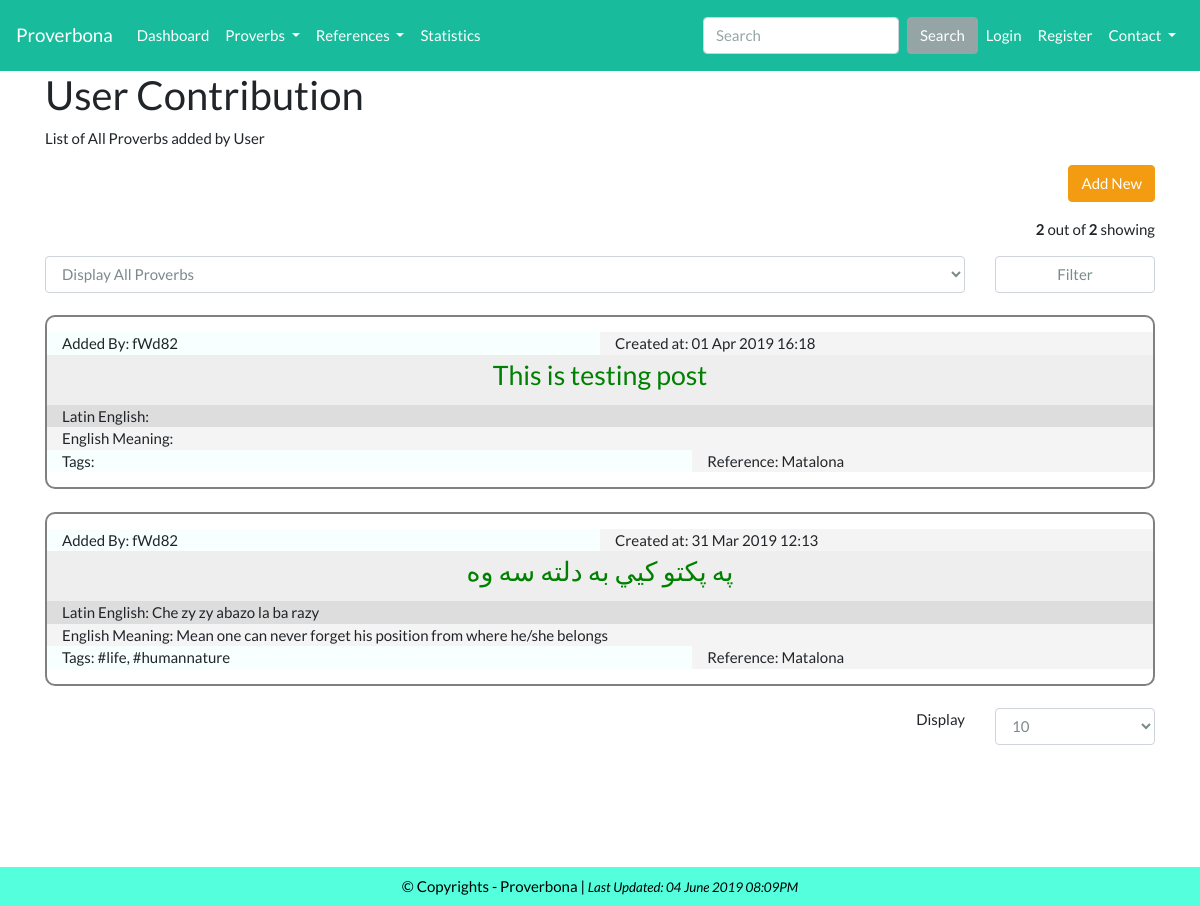
Before: /user/contribution/fWd82 with the older database file.
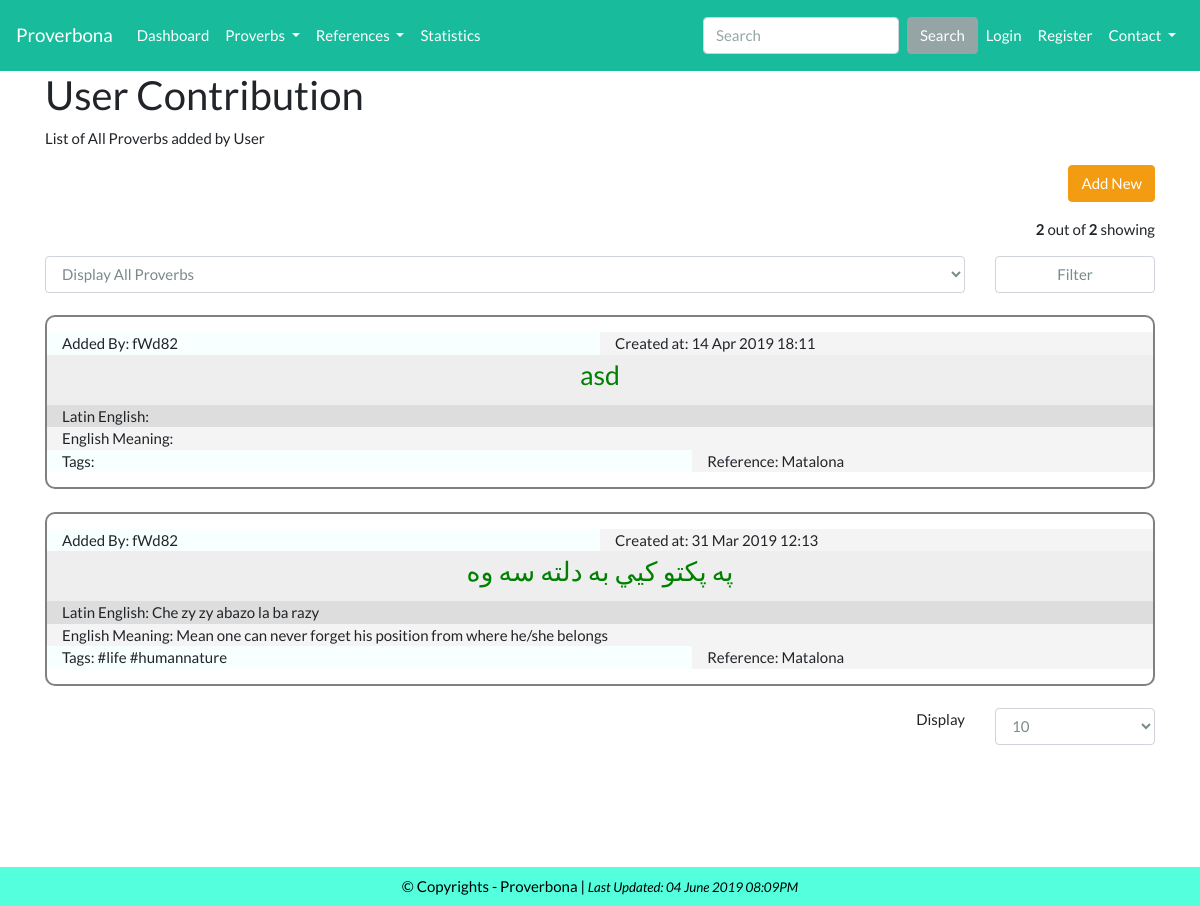
After: the same page with the newer database file.
### tables this page shows
CREATE TABLE `table_proverb` (
  `proverb_id` int(11) NOT NULL,
  `proverb_lang` int(11) DEFAULT NULL,
  `proverb_statement` text NOT NULL,
  `proverb_latin_eng` text,
  `proverb_introduction` text,
  `proverb_eng_meaning` text,
  `proverb_history` text,
  `proverb_reference` int(11) NOT NULL,
  `proverb_tags` varchar(45) DEFAULT NULL,
  `proverb_addedby` int(11) DEFAULT NULL,
  `proverb_contributors` varchar(45) DEFAULT NULL,
  `proverb_timestamp` timestamp NULL DEFAULT CURRENT_TIMESTAMP
);

CREATE TABLE `table_user` (
  `user_id` int(11) NOT NULL,
  `user_fullname` varchar(45) DEFAULT NULL,
  `user_email` varchar(45) NOT NULL,
  `user_name` varchar(45) NOT NULL,
  `user_password` varchar(45) DEFAULT NULL,
  `user_nativelang` int(11) DEFAULT NULL,
  `user_otherlang` text,
  `user_country` varchar(45) DEFAULT NULL,
  `user_address` varchar(45) DEFAULT NULL,
  `user_department` varchar(45) DEFAULT NULL,
  `user_bio` text,
  `user_timestamp` timestamp NULL DEFAULT CURRENT_TIMESTAMP
);

CREATE TABLE `table_reference` (
  `reference_id` int(11) NOT NULL,
  `reference_title` text,
  `reference_category` varchar(45) DEFAULT NULL,
  `reference_author` varchar(45) DEFAULT NULL,
  `reference_introduction` varchar(45) DEFAULT NULL,
  `reference_published_year` varchar(45) DEFAULT NULL,
  `reference_img_path` varchar(45) DEFAULT NULL,
  `reference_timestamp` timestamp NULL DEFAULT CURRENT_TIMESTAMP
);

### application/controllers/User.php (called while the page is built, shortened)
<?php
class User extends CI_Controller{
    public function contribution($user_name){
                $this->load->library('pagination');
                $config['per_page']         = 10;
            $all_proverbs = $this->User_model->user_contribution_proverb_added($config['per_page'], $this->uri->segment(3), $user_name);
            $total_all_proverbs = $this->Statistics_model->total_no_of_proverbs_added_by_user($user_name);
            $this->load->view('public/user_contribution', ['all_proverb1'=>$all_proverbs, 'total_all_proverbs'=>$total_all_proverbs]);
    }
    function __construct() {
        $this->load->model('User_model');
        $this->load->model('Proverbs_model');
        $this->load->model('Statistics_model');
    }
}

### index.php (called while the page is built, shortened)
<?php
require_once BASEPATH.'core/CodeIgniter.php';

### application/models/User_model.php (called while the page is built, shortened)
<?php
class User_model extends CI_Model{
    public function user_contribution_proverb_added($limit, $offset, $user_name){
        $query = $this->db
                            ->select(['proverb_id','proverb_statement', 'proverb_tags', 'proverb_latin_eng', 'proverb_eng_meaning', 'table_reference.reference_title', 'table_user.user_name', 'proverb_timestamp'])
                            ->from('table_proverb')
                            ->where('table_user.user_name', $user_name)
                            ->order_by('proverb_timestamp', 'DESC')
                            ->join('table_user', 'table_proverb.proverb_addedby = table_user.user_id')
                            ->join('table_reference', 'table_proverb.proverb_reference = table_reference.reference_id')
                            ->limit($limit, $offset)
                            ->get();
        return $query->result();
    }
}

### application/views/public/user_contribution.php (the view, shortened to what the changed rows need)
<?php
if ($this->session->userdata('login_id')) {
    include(__DIR__ . '../../admin/admin_header.php');
}else{include('public_header.php');}
?>
<div class="container">
    <h2>User Contribution</h2>
<br>
    <?php if (count($all_proverb1)):?>
        <?php foreach ($all_proverb1 as $all_proverbss): ?>
            <div class="smthing">
                <div class="row">
                    <div class="col col-lg-6" style="background:rgb(248, 255, 255)">Added By:  <?= $all_proverbss->user_name; ?> </div>
                    <div class="col col-lg-6" style="background:rgb(245, 244, 244)">Created at: <?= date('d M Y H:i', strtotime($all_proverbss->proverb_timestamp)); ?></div>
                </div>
                <div class="row">
                    <div class="col col-12" style="background:#eee; height: 50px; text-align: center; font-size: 20pt"> <?= anchor(base_url('proverb/proverb_detail') . "/{$all_proverbss->proverb_id}", $all_proverbss->proverb_statement); ?> </div>
                </div>
                <div class="row">
                    <div class="col col-lg-12" style="background:rgb(221, 221, 221)">Latin English: <?= $all_proverbss->proverb_latin_eng; ?> </div>
                </div>
                <div class="row">
                    <div class="col col-lg-12" style="background:rgb(245, 244, 244)">English Meaning: <?= $all_proverbss->proverb_eng_meaning; ?></div>
                </div>
                <div class="row">
                    <div class="col col-7" style="background:rgb(248, 255, 255)">Tags: <?= $all_proverbss->proverb_tags; ?> </div>
                    <div class="col col-5" style="background:rgb(245, 244, 244)">Reference: <?= $all_proverbss->reference_title; ?> </div>
                </div>
            </div>
             <br>
        <?php endforeach; ?>
    <?php endif; ?>
</div>
<br><br><br><br><br>
<?php include('public_footer.php'); ?>

Changed rows visible on the page:
no longer on this page (row edited): table_proverb: proverb_addedby.user_name "fWd82", proverb_timestamp "01 Apr 2019 16:18", proverb_id+proverb_statement "This is testing post", proverb_reference.reference_title "Matalona"
added table_proverb: proverb_addedby.user_name "fWd82", proverb_timestamp "14 Apr 2019 18:11", proverb_id+proverb_statement "asd", proverb_reference.reference_title "Matalona"
changed table_proverb "په پکتو کيي به دلته سه وه": proverb_tags "#life, #humannature" → "#life #humannature"
